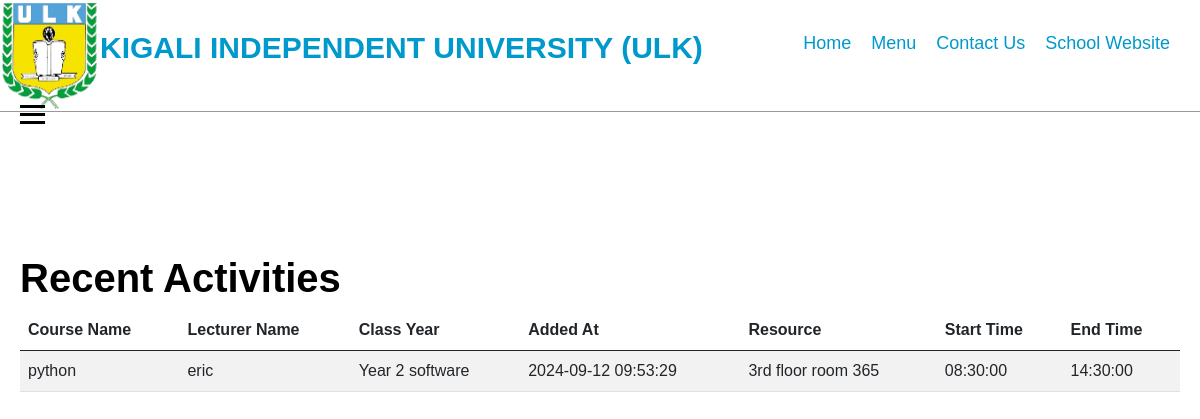
Page /resource.php on the committed database.
### tables this page shows
CREATE TABLE `classes` (
  `ID` int(11) NOT NULL,
  `Course Name` varchar(255) NOT NULL,
  `Lecturer Name` varchar(50) NOT NULL,
  `Class Year` varchar(20) NOT NULL,
  `Added At` timestamp NOT NULL DEFAULT current_timestamp() ON UPDATE current_timestamp(),
  `Resource` varchar(50) NOT NULL,
  `Start Time` time NOT NULL,
  `End Time` time NOT NULL
);

### resource.php (the view, shortened to what this page needs)
<!DOCTYPE html>
<html lang="en">
<head>
    <link rel="stylesheet" href="https://cdn.jsdelivr.net/npm/bootstrap@5.0.2/dist/css/bootstrap.min.css">
    <link rel="stylesheet" href="style.css">
</head>
<body>
    <div class="menu">
        <div class="logo">
            <img src="images/ulk logo 2.png" alt="">
            <h2>KIGALI INDEPENDENT UNIVERSITY (ULK)</h2>
        </div>
        <ul>
            <li><a href="index.html">Home</a></li>
            <li><a href="menu.html">Menu</a></li>
            <li><a href="contact.php">Contact Us</a></li>
            <li><a href="https://ulk.ac.rw/" target="_blank">School Website</a></li>
        </ul>
    </div>
    <label for="menu-toggle" id="menu-icon" class="hamburger-icon">
        <span></span>
        <span></span>
        <span></span>
    </label>
    <div class="dashboard-content">
        <h2>Recent Activities</h2>
        <table class="table table-striped">
            <thead>
                <tr>
                    <th>Course Name</th>
                    <th>Lecturer Name</th>
                    <th>Class Year</th>
                    <th>Added At</th>
                    <th>Resource</th>
                    <th>Start Time</th>
                    <th>End Time</th>
                </tr>
            </thead>
            <tbody>
                <?php
                include 'connection.php';
                $sql = "SELECT * FROM classes ORDER BY `Added At` DESC";
                $result = $conn->query($sql);
                if ($result->num_rows > 0) {
                    while ($row = $result->fetch_assoc()) {
                        echo "<tr>
                                <td>{$row['Course Name']}</td>
                                <td>{$row['Lecturer Name']}</td>
                                <td>{$row['Class Year']}</td>
                                <td>{$row['Added At']}</td>
                                <td>{$row['Resource']}</td>
                                <td>{$row['Start Time']}</td>
                                <td>{$row['End Time']}</td>
                            </tr>";
                    }
                } else {
                    echo "<tr><td colspan='7'>No recent activities</td></tr>";
                }
                ?>
            </tbody>
        </table>
    </div>
</body>
</html>

### style.css (style rules this page uses)
body { font-family: Arial, sans-serif; margin: 0; padding: 0; background-color: white; height: 100%; }
.menu { width: 100%; height: 14vh; background-color: white; display: flex; justify-content: space-between; border-bottom: 1px solid rgba(128, 128, 128, 0.80); }
.logo { display: flex; }
.logo h2 { font-size: 30px; color: #0099cc; }
.logo img { width: 100px; border-radius: 10px; }
ul { display: flex; margin: 2.5%; gap: 20px; }
ul li { list-style: none; }
ul li a { color: #0099cc; font-size: 18px; text-decoration: none; }
a { color: #0099cc; text-decoration: none; }
h2 { margin-top: 30px; color: black; font-size: 40px; font-weight: bold; }

### resource.php (style rules this page uses)
.dashboard-content { margin-left: 0; padding: 20px; padding-top: 14vh; transition: margin-left 0.3s ease; }
#menu-icon { font-size: 30px; cursor: pointer; position: fixed; top: 100px; left: 20px; z-index: 1001; }
.hamburger-icon { display: inline-block; cursor: pointer; }
.hamburger-icon span { display: block; width: 25px; height: 3px; background: black; margin: 5px 0; transition: 0.3s; }
table { width: 100%; margin-bottom: 20px; }
th, td { text-align: left; padding: 8px; }

### rows in the picture
classes: Course Name "python", Lecturer Name "eric", Class Year "Year 2 software", Added At "2024-09-12 09:53:29", Resource "3rd floor room 365", Start Time "08:30:00", End Time "14:30:00"
